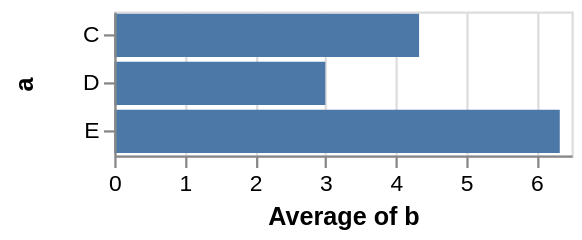

The specification (Vega-Lite) saved for this image:
### Vega specification from a JSON file in a GitHub repository (floating-point values rounded to 4 significant figures)
{"$schema": "https://vega.github.io/schema/vega/v3.0.json", "autosize": "pad", "padding": 5, "width": 200, "style": "cell", "data": [{"name": "source_0", "values": [{"a": "C", "b": 2}, {"a": "C", "b": 7}, {"a": "C", "b": 4}, {"a": "D", "b": 1}, {"a": "D", "b": 2}, {"a": "D", "b": 6}, {"a": "E", "b": 8}, {"a": "E", "b": 4}, {"a": "E", "b": 7}]}, {"name": "data_0", "source": "source_0", "transform": [{"type": "formula", "expr": "toNumber(datum[\"b\"])", "as": "b"}, {"type": "aggregate", "groupby": ["a"], "ops": ["average"], "fields": ["b"], "as": ["average_b"]}]}], "signals": [{"name": "y_step", "value": 21}, {"name": "height", "update": "bandspace(domain('y').length, 0.1, 0.05) * y_step"}], "marks": [{"name": "marks", "type": "rect", "style": ["bar"], "from": {"data": "data_0"}, "encode": {"update": {"x": {"scale": "x", "field": "average_b"}, "x2": {"scale": "x", "value": 0}, "y": {"scale": "y", "field": "a"}, "height": {"scale": "y", "band": true}, "fill": {"value": "#4c78a8"}}}}], "scales": [{"name": "x", "type": "linear", "domain": {"data": "data_0", "field": "average_b"}, "range": [0, {"signal": "width"}], "nice": true, "zero": true}, {"name": "y", "type": "band", "domain": {"data": "data_0", "field": "a", "sort": true}, "range": {"step": {"signal": "y_step"}}, "paddingInner": 0.1, "paddingOuter": 0.05}], "axes": [{"scale": "x", "orient": "bottom", "labelOverlap": true, "tickCount": {"signal": "ceil(width/30)"}, "title": "Average of b", "zindex": 1}, {"scale": "x", "orient": "bottom", "domain": false, "grid": true, "labels": false, "maxExtent": 0, "minExtent": 0, "tickCount": {"signal": "ceil(width/30)"}, "ticks": false, "zindex": 0, "gridScale": "y"}, {"scale": "y", "orient": "left", "title": "a", "zindex": 1}], "config": {"axisY": {"minExtent": 30}}}
